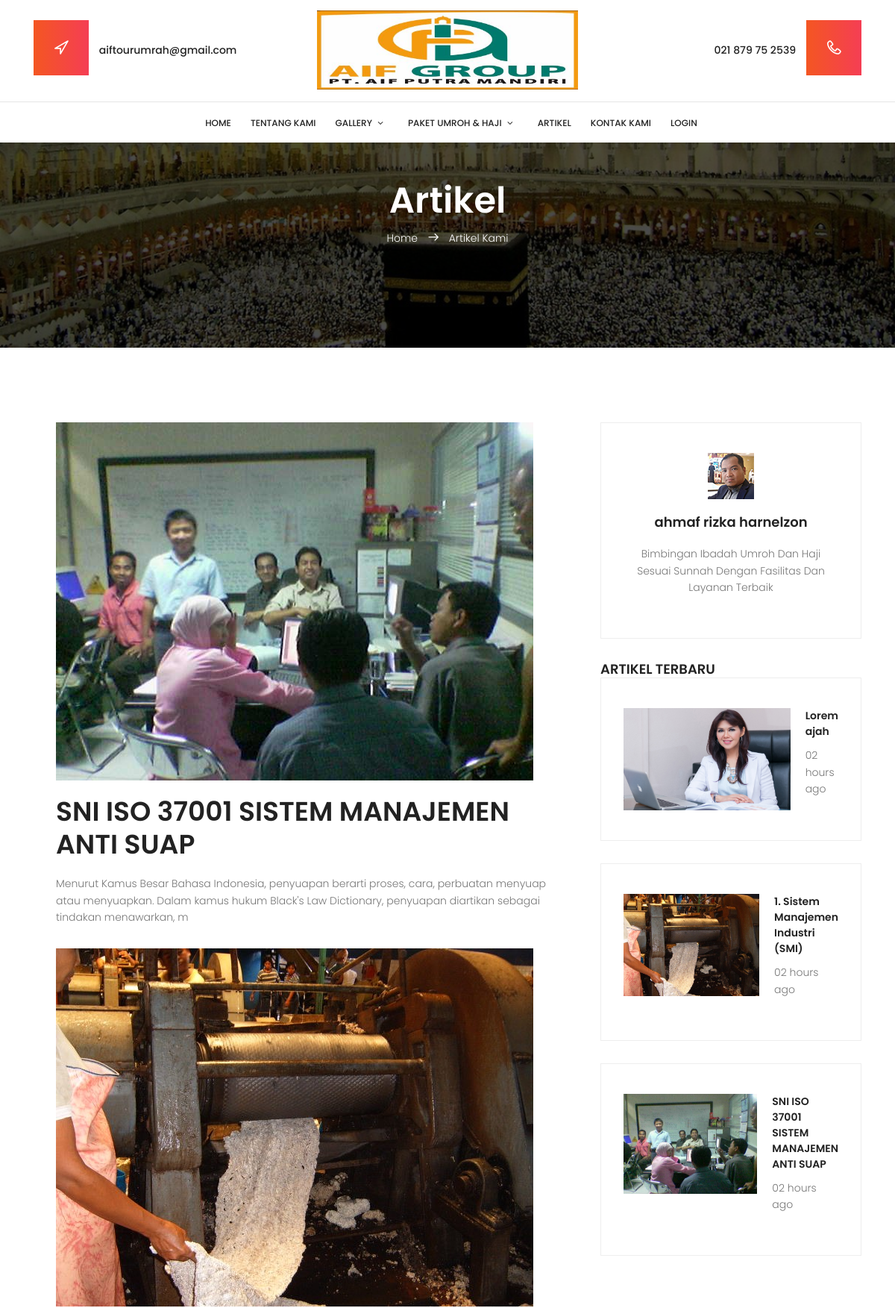
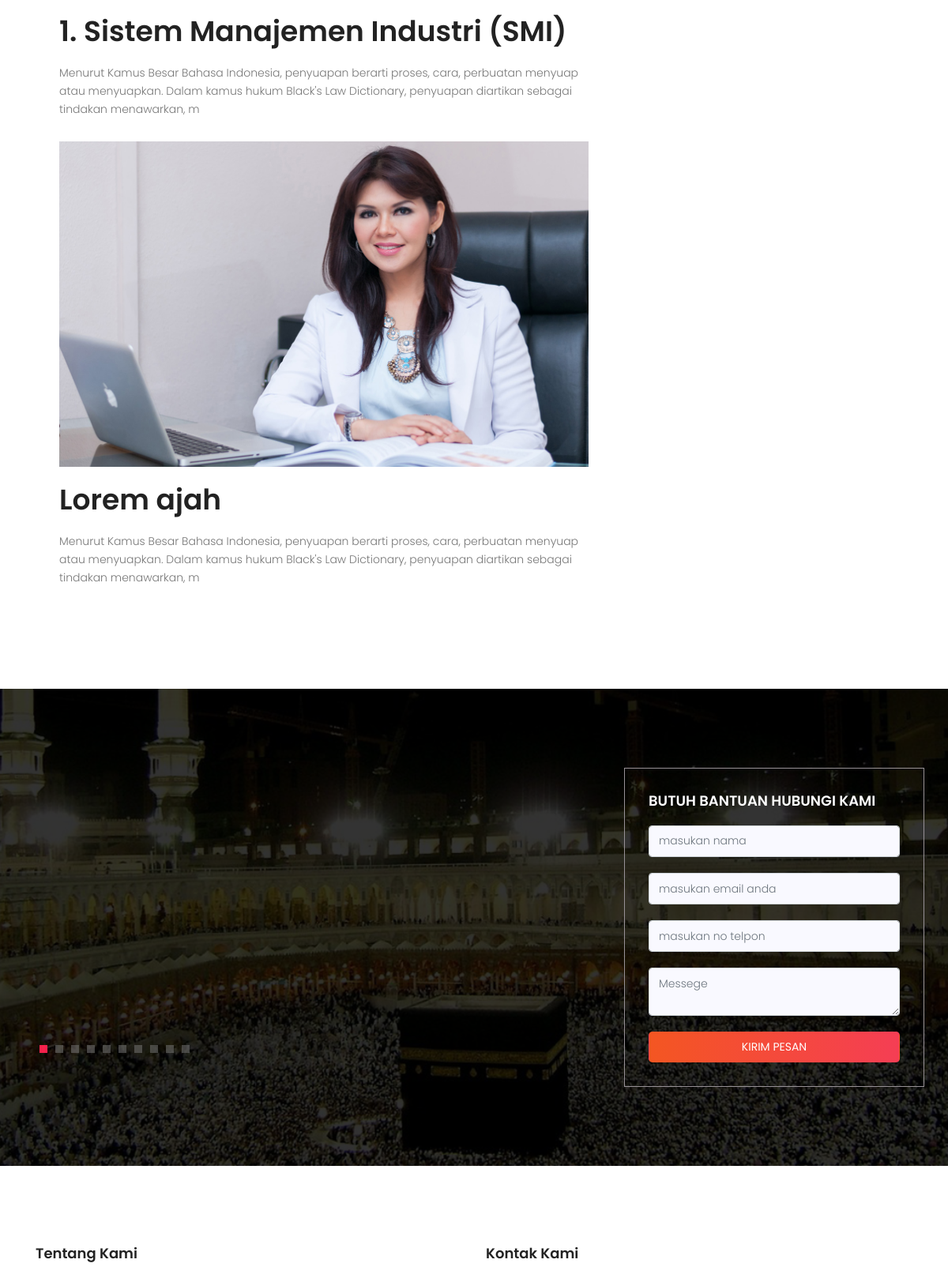
Page /index.php/artikel (upper part) on the committed database (2 pictures, top to bottom).
### tables this page shows
CREATE TABLE `artikel` (
  `id_artikel` int(11) NOT NULL,
  `judul` text NOT NULL,
  `foto` text NOT NULL,
  `isi_artikel` text NOT NULL
);

CREATE TABLE `testimoni` (
  `id` int(11) NOT NULL,
  `nama` varchar(30) NOT NULL,
  `isi_testi` text NOT NULL
);

### application/controllers/Artikel.php (called while the page is built, shortened)
<?php
Class Artikel extends CI_Controller {
    function __construct() {
        $this->load->Model('Model_artikel');
        $this->load->library('pagination');
    }
    function index() {
        $config['base_url'] = site_url('Artikel/index');
        $config['total_rows'] = $this->Model_artikel->br()->num_rows();
        $config['per_page'] = 10;
        $config["uri_segment"] = 3;
        $choice = $config["total_rows"] / $config["per_page"];
        $config["num_links"] = floor($choice);
        $config['first_link'] = 'First';
        $config['last_link'] = 'Last';
        $config['next_link'] = 'Next';
        $config['prev_link'] = 'Prev';
        $config['full_tag_open'] = '<div class="pagging text-center"><nav><ul class="pagination justify-content-center">';
        $config['full_tag_close'] = '</ul></nav></div>';
        $config['num_tag_open'] = '<li class="page-item"><span class="page-link">';
        $config['num_tag_close'] = '</span></li>';
        $config['cur_tag_open'] = '<li class="page-item active"><span class="page-link">';
        $config['cur_tag_close'] = '<span class="sr-only"></span></span></li>';
        $config['next_tag_open'] = '<li class="page-item"><span class="page-link">';
        $config['next_tagl_close'] = '<span aria-hidden="true">&raquo;</span></span></li>';
        $config['prev_tag_open'] = '<li class="page-item"><span class="page-link">';
        $config['prev_tagl_close'] = '</span>Next</li>';
        $config['first_tag_open'] = '<li class="page-item"><span class="page-link">';
        $config['first_tagl_close'] = '</span></li>';
        $config['last_tag_open'] = '<li class="page-item"><span class="page-link">';
        $config['last_tagl_close'] = '</span></li>';
        $this->pagination->initialize($config);
        $data['page'] = ($this->uri->segment(3)) ? $this->uri->segment(3) : 0;
        $data['pagination'] = $this->pagination->create_links();
        $data['post'] = $this->db->query('select * from artikel order by id_artikel desc limit 4')->result();
        $data['artikel'] = $this->Model_artikel->join_br($config["per_page"], $data['page'])->result();
        $data['testimoni'] = $this->db->get('testimoni')->result();
        $this->load->view('artikel', $data);
    }
}
?>

### index.php (called while the page is built, shortened)
<?php
require_once BASEPATH.'core/CodeIgniter.php';

### application/models/Model_artikel.php (called while the page is built, shortened)
<?php
class Model_artikel extends CI_Model {
    function br() {
        $this->db->select('*');
        $this->db->from('artikel');
        $query = $this->db->get();
         return $query;
    }
    function join_br($limit, $start) {
        $this->db->select('*');
        $this->db->from('artikel');
        $this->db->limit($limit, $start);
        $query = $this->db->get();
        return $query;
    }
}

### application/views/artikel.php (the view, shortened to what this page needs)
<section class="banner-area relative" id="home">
    <div class="overlay overlay-bg"></div>
    <div class="container">
        <div class="row d-flex align-items-center justify-content-center">
            <div class="about-content col-lg-12">
                <h1 class="text-white">
                    Artikel
                </h1>
                <p class="text-white link-nav"><a href="<?php echo site_url('Welcome') ?>">Home </a>  <span class="lnr lnr-arrow-right"></span>  <a href="<?php echo site_url('Artikel') ?>">Artikel Kami</a></p>
            </div>
        </div>
    </div>
</section>
<section class="blog-posts-area section-gap">
    <div class="container">
        <div class="row">
            <div class="col-lg-8 post-list blog-post-list">
                <?php foreach ($artikel as $a): ?>
                    <div class="single-post">
                        <img class="img-fluid" src="<?php echo base_url() ?>uploads/artikel/<?php echo $a->foto ?>" alt="">
                        <a href="<?php echo site_url('Artikel/Detail/' . $a->id_artikel) ?>">
                            <h1>
                                <?php echo $a->judul ?>
                            </h1>
                        </a>
                        <p>
                            <?php echo substr($a->isi_artikel, 0, 200) ?>
                        </p>
                    </div>
                <?php endforeach; ?>
            </div>
            <div class="col-lg-4 sidebar">
                <div class="single-widget protfolio-widget">
                    <img src="<?php echo base_url() ?>assets/img/blog/user2.jpg" alt="">
                    <a href="#"><h4>ahmaf rizka harnelzon</h4></a>
                    <p>
                        Bimbingan Ibadah Umroh Dan Haji Sesuai Sunnah Dengan Fasilitas Dan Layanan Terbaik
                    </p>
                </div>
                <h4 class="title">ARTIKEL TERBARU</h4>
                <?php foreach ($post as $p): ?>
                    <div class="single-widget recent-posts-widget">
                        <div class="blog-list ">
                            <div class="single-recent-post d-flex flex-row">
                                <div class="recent-thumb">
                                    <img class="img-fluid" src="<?php echo base_url() ?>uploads/artikel/<?php echo $p->foto ?>" alt="">
                                </div>
                                <div class="recent-details">
                                    <a href="<?php echo site_url('Artikel/Detail/' . $a->id_artikel) ?>">
                                        <h4>
                                            <?php echo $p->judul ?>
                                        </h4>
                                    </a>
                                    <p>
                                        02 hours ago
                                    </p>
                                </div>
                            </div>
                        </div>
                    </div>
                <?php endforeach; ?>
            </div>
        </div>
    </div>
</section>
<section class="booking-area section-gap relative" id="consultancy">
    <div class="overlay overlay-bg"></div>
    <div class="container">
        <div class="row justify-content-between align-items-center">
            <div class="col-lg-6 col-md-6 booking-left">
                <div class="active-review-carusel">
                    <?php foreach ($testimoni as $t): ?>
                        <div class="single-carusel">
                            <img src="<?php echo base_url() ?>assets/img/r1.png" alt="">
                            <div class="title justify-content-start d-flex">
                                <h4><?php echo $t->nama ?></h4>
                                <div class="star">
                                    <span class="fa fa-star checked"></span>
                                    <span class="fa fa-star checked"></span>
                                    <span class="fa fa-star checked"></span>
                                    <span class="fa fa-star checked"></span>
                                    <span class="fa fa-star checked"></span>
                                </div>
                            </div>
                            <p>
                            </p>
                        </div>
                    <?php endforeach; ?>
                </div>
            </div>
            <div class="col-lg-4 col-md-6 booking-right">
                <h4 class="mb-20">BUTUH BANTUAN HUBUNGI KAMI</h4>
                <?php echo form_open('Kontak/add', 'class="form-area" class="contact-form text-right"') ?>
                <input name="nama" placeholder="masukan nama" onfocus="this.placeholder = ''" onblur="this.placeholder = 'Enter your name'" class="common-input mb-20 form-control" required="" type="text">
                <input name="email" placeholder="masukan email anda" pattern="[A-Za-z0-9._%+-]+@[A-Za-z0-9.-]+\.[A-Za-z]{1,63}$" onfocus="this.placeholder = ''" onblur="this.placeholder = 'Enter email address'" class="common-input mb-20 form-control" required="" type="email">
                <input name="no_telpon" placeholder="masukan no telpon" onfocus="this.placeholder = ''" onblur="this.placeholder = 'Enter your subject'" class="common-input mb-20 form-control" required="" type="number">
                <textarea class="common-textarea form-control" name="isi_testi" placeholder="Messege" onfocus="this.placeholder = ''" onblur="this.placeholder = 'Messege'" required=""></textarea>
                <button type="submit" name="submit" class="btn btn-default btn-lg btn-block text-center">KIRIM PESAN</button>
                <?php echo form_close(); ?>
            </div>
        </div>
    </div>
</section>
<footer class="footer-area section-gap">
    <div class="container">
        <div class="row">
            <div class="col-md-6">
                <div class="single-footer-widget">
                    <h4>Tentang Kami</h4>
                </div>
            </div>
            <div class="col-md-6 col-sm-6">
                <div class="single-footer-widget">
                    <h4>Kontak Kami</h4>
                </div>
            </div>
        </div>
    </div>
</footer>

### assets/css/main.css (style rules this page uses)
body { color: #777777; font-family: "Poppins", sans-serif; font-size: 14px; font-weight: 300; line-height: 1.625em; position: relative; }
a { -webkit-transition: all 0.3s ease 0s; -moz-transition: all 0.3s ease 0s; -o-transition: all 0.3s ease 0s; transition: all 0.3s ease 0s; }
a, a:focus, a:hover { text-decoration: none; outline: 0; }
h1, h2, h3, h4, h5, h6 { font-family: "Poppins", sans-serif; color: #222222; line-height: 1.2em !important; margin-bottom: 0; margin-top: 0; font-weight: 600; }
h1, .h1 { font-size: 36px; }
h4, .h4 { font-size: 18px; }
.mb-20 { margin-bottom: 20px; }
.text-white { color: #fff; }
.text-center { text-align: center; }
.relative { position: relative; }
.overlay { position: absolute; left: 0; right: 0; top: 0; bottom: 0; }
h1 { font-size: 36px; }
h4 { font-size: 18px; }
h1, h2, h3, h4, h5, h6 { line-height: 1.5em; }
.section-gap { padding: 100px 0; }
.p1-gradient-bg, .header-top .menu-top-left span, .header-top .menu-top-right span, .banner-content .genric-btn, .price-area .single-price .package-no, .booking-right .btn-lg, .single-gallery .thumb div { background-image: -moz-linear-gradient(0deg, #f45622 0%, #f53e54 100%); background-image: -webkit-linear-gradient(0deg, #f45622 0%, #f53e54 100%); background-image: -ms-linear-gradient(0deg, #f45622 0%, #f53e54 100%); }
.banner-area { background: url(../img/header-bg.jpg) center; background-size: cover; }
.banner-area .overlay-bg { background-color: rgba(0, 0, 0, 0.7); }
.booking-area { background: url(../img/booking-bg.jpg) center; background-size: cover; }
.booking-area .overlay-bg { background-color: rgba(0, 0, 0, 0.8); }
.booking-left h4 { font-weight: 300; color: #fff; padding: 20px 0; }
.booking-left p { margin-bottom: 20px; }
.booking-left .star { margin-left: 30px; }
.booking-left .star .checked { color: orange; }
.booking-left .owl-carousel .owl-item img { width: auto !important; }
.booking-right { background-color: transparent; padding: 30px; border: 1px solid #979196; }
.booking-right h4 { color: #fff; }
.booking-right .form-control { padding: 0.535rem 0.75rem !important; font-size: 14px; background-color: #f9f9ff; margin-bottom: 20px; }
.booking-right .btn { background-color: #f6214b; color: #fff; font-size: 14px; text-transform: capitalize; }
.footer-area { background-color: #fff; }
.footer-area h4 { padding-bottom: 30px; }
.link-nav { margin-top: 10px; }
.about-content { margin-top: 120px; padding: 120px 0px; text-align: center; }
.about-content h1 { font-size: 48px; font-weight: 600; }
.about-content a { color: #fff; font-weight: 300; font-size: 14px; }
.about-content .lnr { margin: 0px 10px; font-weight: 600; }
.blog-post-list .single-post { background: transparent; padding: 0px 30px; }
.single-post { margin-bottom: 30px; }
.single-post h1 { margin-top: 20px; margin-bottom: 20px; }
.single-widget { border: 1px solid #eee; padding: 40px 30px; margin-bottom: 30px; }
.protfolio-widget { text-align: center; }
.protfolio-widget h4 { padding: 20px 0; }
.recent-posts-widget .single-recent-post .recent-details { margin-left: 20px; }
.recent-posts-widget .single-recent-post .recent-details h4 { line-height: 1.5em !important; font-size: 14px; -webkit-transition: all 0.3s ease 0s; -moz-transition: all 0.3s ease 0s; -o-transition: all 0.3s ease 0s; transition: all 0.3s ease 0s; }
.recent-posts-widget .single-recent-post .recent-details p { margin-top: 10px; }

### rows in the picture
artikel: foto (picture), judul "SNI ISO 37001 SISTEM MANAJEMEN ANTI SUAP", isi_artikel "Menurut Kamus Besar Bahasa Indonesia, penyuapan berarti proses, cara, perbuatan menyuap atau menyuapkan. Dalam kamus hukum Black's Law Dictionary, penyuapan diartikan sebagai tindakan menawarkan, m"
artikel: foto (picture), judul "1. Sistem Manajemen Industri (SMI)", isi_artikel "Menurut Kamus Besar Bahasa Indonesia, penyuapan berarti proses, cara, perbuatan menyuap atau menyuapkan. Dalam kamus hukum Black's Law Dictionary, penyuapan diartikan sebagai tindakan menawarkan, m"
artikel: foto (picture), judul "Lorem ajah", isi_artikel "Menurut Kamus Besar Bahasa Indonesia, penyuapan berarti proses, cara, perbuatan menyuap atau menyuapkan. Dalam kamus hukum Black's Law Dictionary, penyuapan diartikan sebagai tindakan menawarkan, m"
